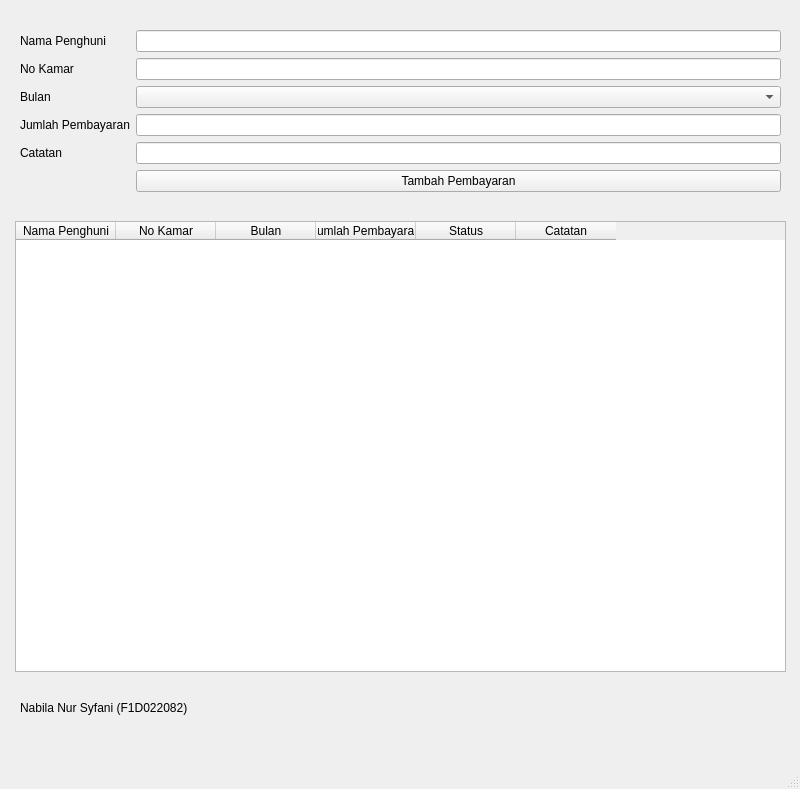
<?xml version="1.0" encoding="UTF-8"?>
<ui version="4.0">
 <class>MainWindow</class>
 <widget class="QMainWindow" name="MainWindow">
  <property name="geometry">
   <rect>
    <x>0</x>
    <y>0</y>
    <width>800</width>
    <height>789</height>
   </rect>
  </property>
  <property name="windowTitle">
   <string>MainWindow</string>
  </property>
  <widget class="QWidget" name="centralwidget">
   <widget class="QWidget" name="formLayoutWidget">
    <property name="geometry">
     <rect>
      <x>20</x>
      <y>30</y>
      <width>761</width>
      <height>181</height>
     </rect>
    </property>
    <layout class="QFormLayout" name="formLayout">
     <item row="0" column="0">
      <widget class="QLabel" name="label">
       <property name="text">
        <string>Nama Penghuni</string>
       </property>
      </widget>
     </item>
     <item row="0" column="1">
      <widget class="QLineEdit" name="lineEdit"/>
     </item>
     <item row="1" column="0">
      <widget class="QLabel" name="label_2">
       <property name="text">
        <string>No Kamar</string>
       </property>
      </widget>
     </item>
     <item row="1" column="1">
      <widget class="QLineEdit" name="lineEdit_2"/>
     </item>
     <item row="2" column="0">
      <widget class="QLabel" name="label_3">
       <property name="text">
        <string>Bulan</string>
       </property>
      </widget>
     </item>
     <item row="2" column="1">
      <widget class="QComboBox" name="comboBox"/>
     </item>
     <item row="3" column="0">
      <widget class="QLabel" name="label_4">
       <property name="text">
        <string>Jumlah Pembayaran</string>
       </property>
      </widget>
     </item>
     <item row="3" column="1">
      <widget class="QLineEdit" name="lineEdit_3"/>
     </item>
     <item row="4" column="0">
      <widget class="QLabel" name="label_5">
       <property name="text">
        <string>Catatan</string>
       </property>
      </widget>
     </item>
     <item row="4" column="1">
      <widget class="QLineEdit" name="lineEdit_4"/>
     </item>
     <item row="5" column="1">
      <widget class="QPushButton" name="pushButton">
       <property name="text">
        <string>Tambah Pembayaran</string>
       </property>
      </widget>
     </item>
    </layout>
   </widget>
   <widget class="QTableWidget" name="tableWidget">
    <property name="geometry">
     <rect>
      <x>15</x>
      <y>221</y>
      <width>771</width>
      <height>451</height>
     </rect>
    </property>
    <column>
     <property name="text">
      <string>Nama Penghuni</string>
     </property>
    </column>
    <column>
     <property name="text">
      <string>No Kamar</string>
     </property>
    </column>
    <column>
     <property name="text">
      <string>Bulan</string>
     </property>
    </column>
    <column>
     <property name="text">
      <string>Jumlah Pembayaran</string>
     </property>
    </column>
    <column>
     <property name="text">
      <string>Status</string>
     </property>
    </column>
    <column>
     <property name="text">
      <string>Catatan</string>
     </property>
    </column>
   </widget>
   <widget class="QLabel" name="label_6">
    <property name="geometry">
     <rect>
      <x>20</x>
      <y>700</y>
      <width>181</width>
      <height>16</height>
     </rect>
    </property>
    <property name="text">
     <string>Nabila Nur Syfani (F1D022082)</string>
    </property>
   </widget>
  </widget>
  <widget class="QMenuBar" name="menubar">
   <property name="geometry">
    <rect>
     <x>0</x>
     <y>0</y>
     <width>800</width>
     <height>26</height>
    </rect>
   </property>
  </widget>
  <widget class="QStatusBar" name="statusbar"/>
 </widget>
 <resources/>
 <connections/>
</ui>
